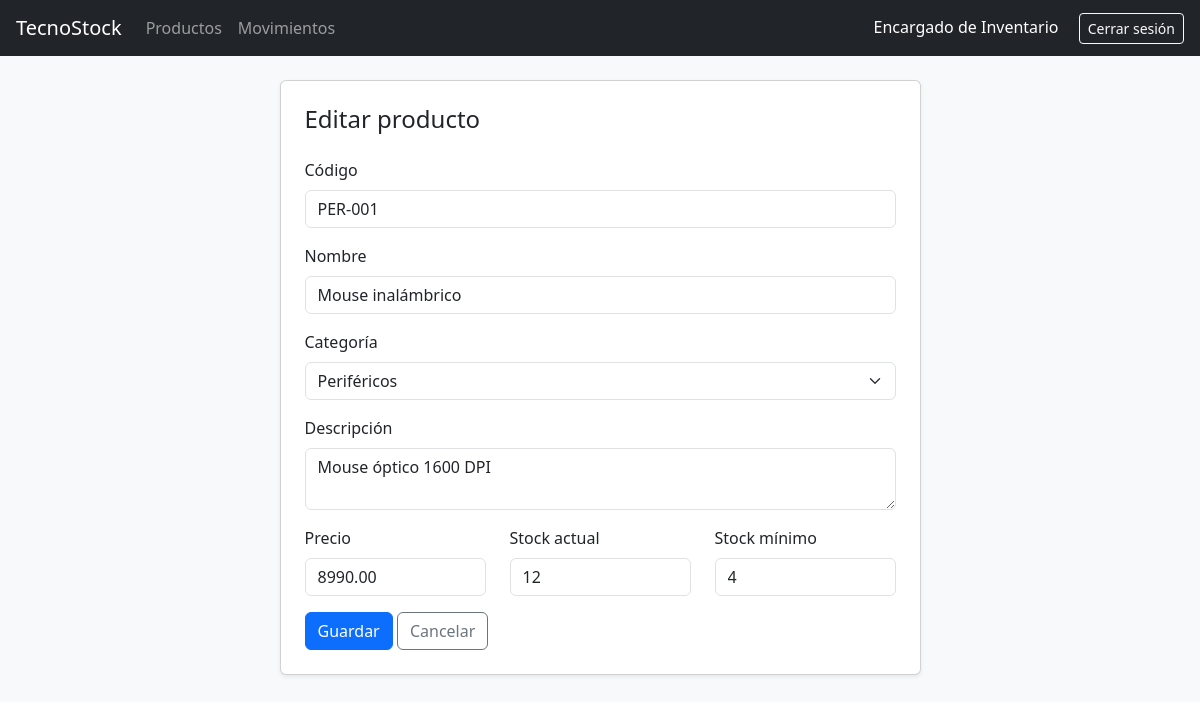
Page /productoForm.php?id=3 (signed in) on the committed database.
### tables this page shows
CREATE TABLE producto (
    idProducto  INT AUTO_INCREMENT PRIMARY KEY,
    codigo      VARCHAR(30)  NOT NULL UNIQUE,
    nombre      VARCHAR(100) NOT NULL,
    descripcion VARCHAR(255),
    precio      DECIMAL(10,2) NOT NULL,
    stockActual INT NOT NULL DEFAULT 0,
    stockMinimo INT NOT NULL DEFAULT 0,
    estado      TINYINT NOT NULL DEFAULT 1,    
    idCategoria INT NOT NULL,
    CONSTRAINT chkPrecio      CHECK (precio >= 0),
    CONSTRAINT chkStockActual CHECK (stockActual >= 0),
    CONSTRAINT chkStockMinimo CHECK (stockMinimo >= 0),
    CONSTRAINT fkProductoCategoria FOREIGN KEY (idCategoria)
        REFERENCES categoria(idCategoria)
);

CREATE TABLE categoria (
    idCategoria INT AUTO_INCREMENT PRIMARY KEY,
    nombre      VARCHAR(100) NOT NULL UNIQUE,
    descripcion VARCHAR(255),
    estado      TINYINT NOT NULL DEFAULT 1
);

### productoForm.php (the view, shortened to what this page needs)
<?php
require "conexion.php";
$idProducto = (int)($_GET["id"] ?? 0);
$esEdicion  = $idProducto > 0;
$producto = [
    "codigo"      => "",
    "nombre"      => "",
    "descripcion" => "",
    "precio"      => "",
    "stockActual" => "0",
    "stockMinimo" => "0",
    "idCategoria" => ""
];
$categorias = $conexion->query(
    "SELECT idCategoria, nombre FROM categoria WHERE estado = 1 ORDER BY nombre"
)->fetchAll();
if ($esEdicion) {
    $consulta = $conexion->prepare("SELECT * FROM producto WHERE idProducto = ? AND estado = 1");
    $consulta->execute([$idProducto]);
    $productoBd = $consulta->fetch();
    $producto = $productoBd;
}
?>
<!DOCTYPE html>
<html lang="es">
<head>
    <link href="https://cdn.jsdelivr.net/npm/bootstrap@5.3.3/dist/css/bootstrap.min.css" rel="stylesheet">
</head>
<body class="bg-light">
    <?php require "menu.php"; ?>
    <div class="container mt-4 mb-5">
        <div class="row justify-content-center">
            <div class="col-md-7">
                <div class="card shadow-sm">
                    <div class="card-body p-4">
                        <h4 class="mb-4"><?php echo $esEdicion ? "Editar producto" : "Nuevo producto"; ?></h4>
                        <form method="POST" onsubmit="return validarProducto()">
                            <div class="mb-3">
                                <label class="form-label">Código</label>
                                <input type="text" class="form-control" id="codigo" name="codigo"
                                       value="<?php echo htmlspecialchars($producto["codigo"]); ?>"
                                       <?php echo $esEdicion ? "readonly" : ""; ?>>
                            </div>
                            <div class="mb-3">
                                <label class="form-label">Nombre</label>
                                <input type="text" class="form-control" id="nombre" name="nombre"
                                       value="<?php echo htmlspecialchars($producto["nombre"]); ?>">
                            </div>
                            <div class="mb-3">
                                <label class="form-label">Categoría</label>
                                <select class="form-select" id="idCategoria" name="idCategoria">
                                    <?php foreach ($categorias as $categoria) { ?>
                                        <option value="<?php echo $categoria["idCategoria"]; ?>"
                                            <?php echo $categoria["idCategoria"] == $producto["idCategoria"] ? "selected" : ""; ?>>
                                            <?php echo htmlspecialchars($categoria["nombre"]); ?>
                                        </option>
                                    <?php } ?>
                                </select>
                            </div>
                            <div class="mb-3">
                                <label class="form-label">Descripción</label>
                                <textarea class="form-control" id="descripcion" name="descripcion" rows="2"><?php echo htmlspecialchars($producto["descripcion"] ?? ""); ?></textarea>
                            </div>
                            <div class="row">
                                <div class="col-md-4 mb-3">
                                    <label class="form-label">Precio</label>
                                    <input type="number" class="form-control" id="precio" name="precio" min="0" step="0.01"
                                           value="<?php echo htmlspecialchars($producto["precio"]); ?>">
                                </div>
                                <div class="col-md-4 mb-3">
                                    <label class="form-label">Stock actual</label>
                                    <input type="number" class="form-control" id="stockActual" name="stockActual" min="0" step="1"
                                           value="<?php echo htmlspecialchars($producto["stockActual"]); ?>">
                                </div>
                                <div class="col-md-4 mb-3">
                                    <label class="form-label">Stock mínimo</label>
                                    <input type="number" class="form-control" id="stockMinimo" name="stockMinimo" min="0" step="1"
                                           value="<?php echo htmlspecialchars($producto["stockMinimo"]); ?>">
                                </div>
                            </div>
                            <button type="submit" class="btn btn-primary">Guardar</button>
                            <a href="productos.php" class="btn btn-outline-secondary">Cancelar</a>
                        </form>
                    </div>
                </div>
            </div>
        </div>
    </div>
</body>
</html>

### rows in the picture
producto: codigo "PER-001", nombre "Mouse inalámbrico", idCategoria "Periféricos", descripcion "Mouse óptico 1600 DPI", precio "8990.00", stockActual "12", stockMinimo "4"

### other values in the picture
$_SESSION["nombreUsuario"] "Encargado de Inventario"
